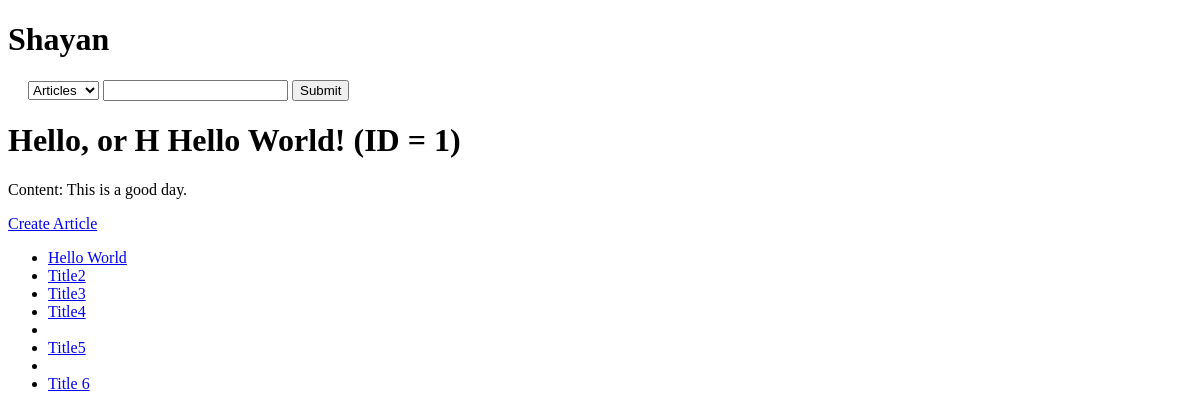
The app's page /, older data.
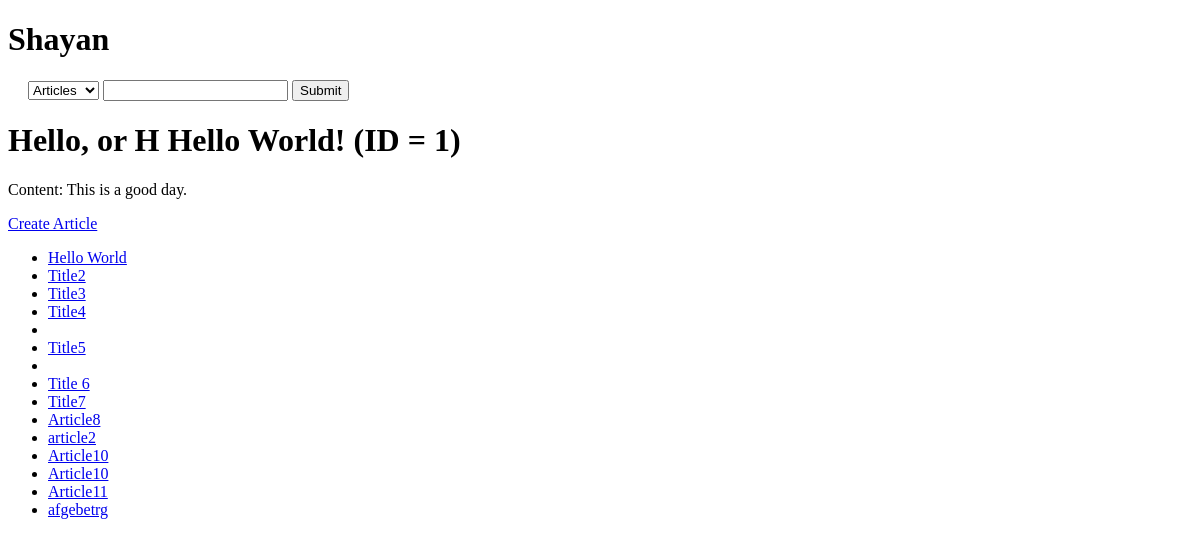
The same page, newer data.
### articles/models.py (models this page shows, shortened)
class Articles(models.Model):
    user = models.ForeignKey(User, blank=True, null=True, on_delete=models.SET_NULL)
    title = models.CharField(max_length=100)
    slug = models.SlugField(unique=True, blank=True, null=True)
    content = models.TextField()
    timestamp = models.DateTimeField(auto_now_add=True)
    updated = models.DateTimeField(auto_now=True)
    published = models.DateField(auto_now_add=False, auto_now=False, null=True, blank=True)
    objects = ArticlesManager()
    def get_real_url(self):
        return reverse("articles:detail", kwargs={"slug": self.slug})

### project1/views.py (the view)
# urls.py: path('', home_view),
def home_view(requests):
    obj1 = Articles.objects.get(id=1)
    objects = Articles.objects.all()
    context = {
        'title': obj1.title,
        'id': obj1.id,
        'content': obj1.content,
        'object_list': objects
    }
    HTML_STRING = render_to_string("home-view.html", context=context)
    return HttpResponse(HTML_STRING)

### articles/models.py (called while the page is built)
    def get_queryset(self):
        return ArticlesQuerySet(self.model, using=self._db)

### templates/home-view.html
{% extends "base.html" %}
{% block content %}
<h1>Hello, or H {{title}}! (ID = {{id}})</h1>
<p>Content: {{content}}</p>
<a href='{% url "articles:create" %}'>Create Article</a>
<ul>
    {% for obj in object_list %}
    <li><a href="{{obj.get_real_url}}">{{obj.title}}</li>
    {% endfor %}
</ul>
{% endblock content %}

### templates/base.html (shortened to what this page needs)
<!DOCTYPE html>
<html lang="en">
<head>
</head>
<body>
    <h1>Shayan</h1>
    <div style="margin: 20px;">
        {% include "search/search-form.html" %}
    </div>
    {% block content %}{% endblock content %}
</body>
</html>

### templates/search/search-form.html (shortened to what this page needs)
<div>
    <form action='/search/' method="GET">
        <select name="type" id="search-type">
            {% if request.GET.type == "article" %}
            <option value="article" selected>Articles</option>
            {% else %}
            <option value="article">Articles</option>
            {% endif %}
        </select>
        <input type="text" name="q" value="{{request.GET.q}}" hx-get="/search/" hx-trigger="keyup changed delay:500ms" hx-include="#search-type" hx-target="#typeahead-results"/>
        <input type="submit"/>
    </form>
</div>

Row changes from the older to the newer data that the page shows:
added Articles: title "Title7"
added Articles: title "Article8"
added Articles: title "article2"
added Articles: title "Article10"
added Articles: title "Article10"
added Articles: title "Article11"
added Articles: title "afgebetrg"
